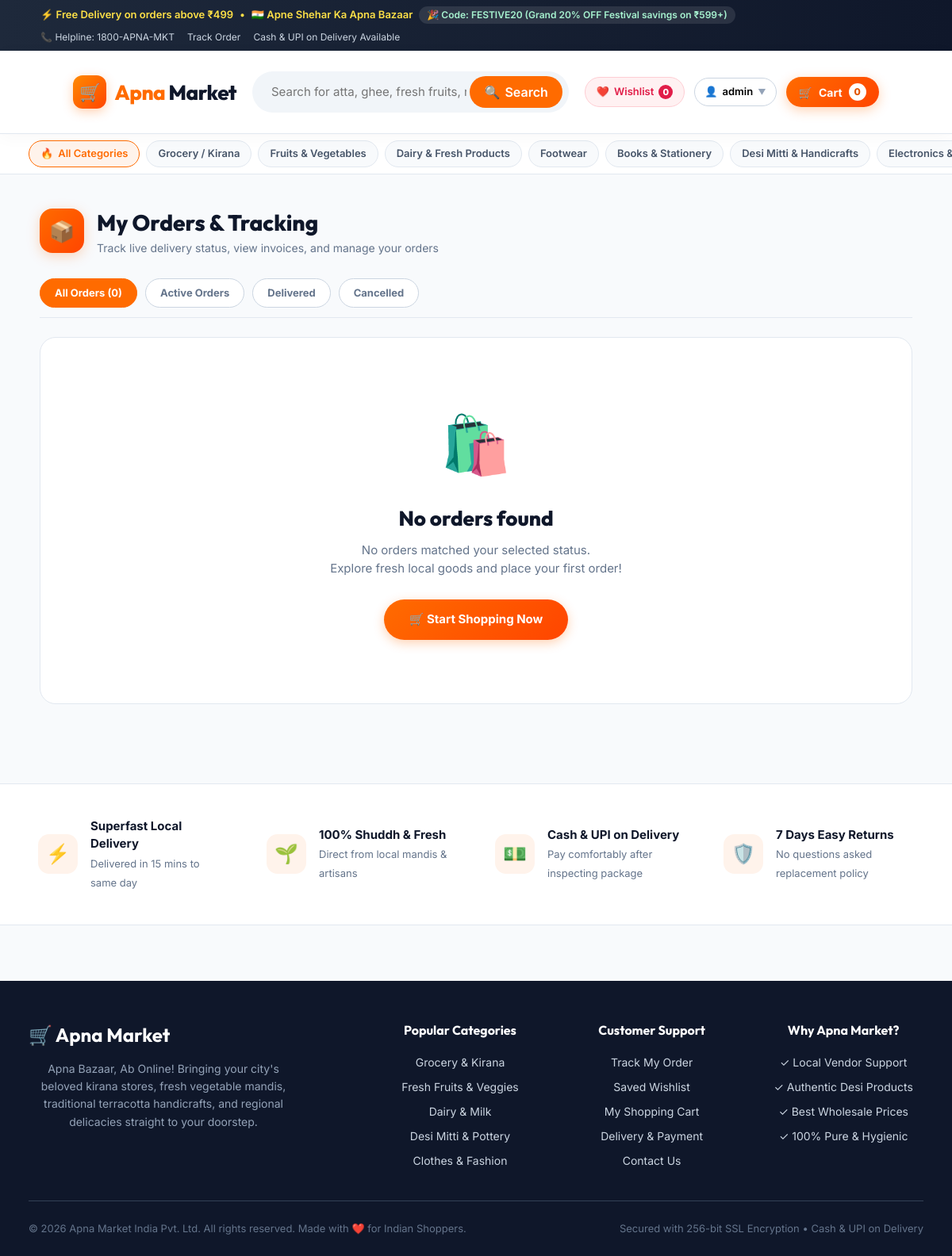
/my-orders/ (signed in), run on the app's committed database.
### store/models.py (models this page shows, shortened)
class Coupon(models.Model):
    code = models.CharField(
        max_length=30,
        unique=True
    )
    discount_percent = models.DecimalField(
        max_digits=5,
        decimal_places=2,
        default=0
    )
    discount_amount = models.DecimalField(
        max_digits=10,
        decimal_places=2,
        default=0
    )
    min_order_value = models.DecimalField(
        max_digits=10,
        decimal_places=2,
        default=0
    )
    is_active = models.BooleanField(
        default=True
    )
    description = models.CharField(
        max_length=200,
        blank=True
    )
    created_at = models.DateTimeField(
        auto_now_add=True
    )

### catalog/models.py (models this page shows, shortened)
class Category(models.Model):
    name = models.CharField(max_length=100)
    slug = models.SlugField(unique=True)
    parent = models.ForeignKey(
        "self",
        on_delete=models.CASCADE,
        blank=True,
        null=True,
        related_name="subcategories"
    )
    description = models.TextField(blank=True)
    image = models.ImageField(
        upload_to="categories/",
        blank=True,
        null=True
    )
    is_active = models.BooleanField(default=True)
    created_at = models.DateTimeField(auto_now_add=True)

### store/views.py (the view)
@login_required(login_url="/login/")
def my_orders(request):
    status_filter = request.GET.get("status", "all").strip().lower()
    orders_qs = Order.objects.filter(
        user=request.user
    ).prefetch_related(
        "items",
        "items__product"
    ).order_by("-created_at")
    if status_filter == "active":
        orders_qs = orders_qs.filter(status__in=["pending", "confirmed", "packed", "shipped"])
    elif status_filter == "delivered":
        orders_qs = orders_qs.filter(status="delivered")
    elif status_filter == "cancelled":
        orders_qs = orders_qs.filter(status="cancelled")
    orders = list(orders_qs)
    return render(
        request,
        "store/my_orders.html",
        {
            "orders": orders,
            "status_filter": status_filter,
            "total_orders_count": Order.objects.filter(user=request.user).count()
        }
    )

### store/templates/store/my_orders.html (shortened to what this page needs)
{% extends "base.html" %}
{% load static %}
{% block content %}
<div class="orders-page">
    <div class="page-header">
        <div class="page-header-icon">📦</div>
        <div>
            <h1>My Orders & Tracking</h1>
            <p>Track live delivery status, view invoices, and manage your orders</p>
        </div>
    </div>
    <div class="order-tabs-bar">
        <a href="{% url 'my_orders' %}?status=all" class="order-tab {% if status_filter == 'all' or not status_filter %}active{% endif %}">
            All Orders ({{ total_orders_count }})
        </a>
        <a href="{% url 'my_orders' %}?status=active" class="order-tab {% if status_filter == 'active' %}active{% endif %}">
            Active Orders
        </a>
        <a href="{% url 'my_orders' %}?status=delivered" class="order-tab {% if status_filter == 'delivered' %}active{% endif %}">
            Delivered
        </a>
        <a href="{% url 'my_orders' %}?status=cancelled" class="order-tab {% if status_filter == 'cancelled' %}active{% endif %}">
            Cancelled
        </a>
    </div>
    {% for order in orders %}
    <div class="order-card">
        <div class="order-head">
            <div>
                <div class="order-id">
                    Order #{{ order.id }}
                    {% if order.tracking_number %}
                        <span style="font-size: 12px; font-weight: 700; color: #ff6b00; margin-left: 8px; background: #fff3eb; padding: 2px 8px; border-radius: 4px;">
                            {{ order.tracking_number }}
                        </span>
                    {% endif %}
                </div>
                <div class="order-date">{{ order.created_at|date:"d M Y, h:i A" }}</div>
            </div>
            <div class="order-meta">
                <span style="font-size: 12px; font-weight: 600; color: #475569;">
                    Paid via: {{ order.get_payment_mode_display|default:order.payment_mode|upper }}
                </span>
                <span class="status-badge {{ order.status }}">
                    {% if order.status == "confirmed" %}✅
                    {% elif order.status == "packed" %}📦
                    {% elif order.status == "shipped" %}🚚
                    {% elif order.status == "delivered" %}🎉
                    {% elif order.status == "cancelled" %}❌
                    {% else %}⏳
                    {% endif %}
                    {{ order.get_status_display }}
                </span>
            </div>
        </div>
        {% if order.status != "cancelled" %}
            <div class="tracking-timeline">
                <div class="timeline-line"></div>
                <div class="timeline-step {% if order.status in 'confirmed,packed,shipped,delivered' %}completed{% endif %}">
                    <span class="step-dot">✓</span>
                    <span>Confirmed</span>
                </div>
                <div class="timeline-step {% if order.status in 'packed,shipped,delivered' %}completed{% elif order.status == 'confirmed' %}active{% endif %}">
                    <span class="step-dot">{% if order.status in 'packed,shipped,delivered' %}✓{% else %}2{% endif %}</span>
                    <span>Packed</span>
                </div>
                <div class="timeline-step {% if order.status in 'shipped,delivered' %}completed{% elif order.status == 'packed' %}active{% endif %}">
                    <span class="step-dot">{% if order.status in 'shipped,delivered' %}✓{% else %}3{% endif %}</span>
                    <span>Shipped</span>
                </div>
                <div class="timeline-step {% if order.status == 'delivered' %}completed{% elif order.status == 'shipped' %}active{% endif %}">
                    <span class="step-dot">{% if order.status == 'delivered' %}✓{% else %}4{% endif %}</span>
                    <span>Delivered</span>
                </div>
            </div>
        {% endif %}
        <div class="order-items">
            {% for item in order.items.all %}
            <div class="order-item-row">
                <div>
                    <div class="item-name">{{ item.product_name }}</div>
                    <div class="item-qty">Qty: {{ item.quantity|floatformat:0 }} × ₹{{ item.price }}</div>
                </div>
                <div class="item-price">₹{{ item.total_price }}</div>
            </div>
            {% endfor %}
        </div>
        <div class="order-foot">
            <div>
                <div class="order-total-label">Total Amount Paid</div>
                <div class="order-total-amount">₹{{ order.total_amount }}</div>
                <div class="delivery-info">
                    📍 Delivered to: {{ order.full_name }}, {{ order.city }}, {{ order.state }} - {{ order.pincode }}
                </div>
                {% if order.order_notes %}
                    <div style="font-size: 12px; color: #64748b; margin-top: 2px;">
                        📝 Note: {{ order.order_notes }}
                    </div>
                {% endif %}
            </div>
            <div class="order-actions">
                <a href="{% url 'order_invoice' order.id %}" target="_blank" class="btn-invoice">
                    🖨️ Tax Invoice
                </a>
                {% if order.is_cancellable %}
                    <form method="POST" action="{% url 'cancel_order' order.id %}"
                          onsubmit="return confirm('Are you sure you want to cancel Order #{{ order.id }}? Items will be returned to inventory.');">
                        {% csrf_token %}
                        <button type="submit" class="btn-cancel">Cancel Order</button>
                    </form>
                {% endif %}
            </div>
        </div>
    </div>
    {% empty %}
    <div class="empty-orders">
        <div class="empty-icon">🛍️</div>
        <h2>No orders found</h2>
        <p>No orders matched your selected status.<br>Explore fresh local goods and place your first order!</p>
        <a href="{% url 'home' %}" class="shop-now-btn">🛒 Start Shopping Now</a>
    </div>
    {% endfor %}
</div>
{% endblock %}

### templates/base.html (shortened to what this page needs)
{% load static %}
<!DOCTYPE html>
<html lang="en">
<head>
    <link rel="stylesheet" href="{% static 'store/css/style.css' %}">
</head>
<body>
    <div class="top-bar">
        <div class="top-bar-inner">
            <div class="delivery-highlight">
                <span>⚡ Free Delivery on orders above ₹499</span>
                <span>•</span>
                <span>🇮🇳 Apne Shehar Ka Apna Bazaar</span>
                {% if active_coupons %}
                    <span class="coupon-ticker">🎉 Code: {{ active_coupons.0.code }} ({{ active_coupons.0.description }})</span>
                {% endif %}
            </div>
            <div class="top-bar-links">
                <span>📞 Helpline: 1800-APNA-MKT</span>
                <a href="{% url 'my_orders' %}">Track Order</a>
                <span>Cash & UPI on Delivery Available</span>
            </div>
        </div>
    </div>
    <header class="main-header">
        <div class="header-content">
            <a href="{% url 'home' %}" class="brand-logo">
                <span class="brand-badge">🛒</span>
                <span><span class="highlight">Apna</span> Market</span>
            </a>
            <div class="search-container">
                <form class="search-form" method="GET" action="{% url 'home' %}" id="search-form">
                    <input
                        type="text"
                        name="q"
                        id="search-input"
                        placeholder="Search for atta, ghee, fresh fruits, matka, kurta, dal..."
                        value="{{ search_query|default:'' }}"
                        autocomplete="off"
                    >
                    <button type="submit">
                        <span>🔍</span>
                        <span>Search</span>
                    </button>
                </form>
            </div>
            <div class="header-actions">
                <a href="{% url 'wishlist' %}" class="wishlist-nav-btn" id="header-wishlist-btn" title="Saved Items & Wishlist">
                    <span>❤️</span>
                    <span class="wishlist-text">Wishlist</span>
                    <span class="wishlist-badge" id="wishlist-badge-count">{{ global_wishlist_count|default:"0" }}</span>
                </a>
                {% if user.is_authenticated %}
                    <div class="user-dropdown">
                        <button class="user-dropdown-btn">
                            <span>👤</span>
                            <span>{{ user.first_name|default:user.username|truncatechars:10 }}</span>
                            <span style="font-size: 10px; color: #94a3b8;">▼</span>
                        </button>
                    </div>
                {% endif %}
                <a href="{% url 'cart' %}" class="cart-nav-btn" id="header-cart-btn">
                    <span>🛒</span>
                    <span>Cart</span>
                    <span class="cart-badge" id="header-cart-count">{{ global_cart_count|default:"0" }}</span>
                </a>
            </div>
        </div>
    </header>
    <nav class="category-subnav">
        <div class="category-subnav-inner">
            <a href="{% url 'home' %}" class="cat-chip {% if not selected_category and not category %}active{% endif %}">
                <span>🔥</span> All Categories
            </a>
            {% for cat in nav_categories %}
                <a href="{% url 'category_products' cat.slug %}" class="cat-chip {% if category.slug == cat.slug or selected_category == cat.slug %}active{% endif %}">
                    {{ cat.name }}
                </a>
            {% endfor %}
        </div>
    </nav>
    <main>
        {% block content %}{% endblock %}
    </main>
    <section class="trust-banner">
        <div class="trust-grid">
            <div class="trust-card">
                <div class="trust-icon">⚡</div>
                <div>
                    <strong>Superfast Local Delivery</strong>
                    <span>Delivered in 15 mins to same day</span>
                </div>
            </div>
            <div class="trust-card">
                <div class="trust-icon">🌱</div>
                <div>
                    <strong>100% Shuddh & Fresh</strong>
                    <span>Direct from local mandis & artisans</span>
                </div>
            </div>
            <div class="trust-card">
                <div class="trust-icon">💵</div>
                <div>
                    <strong>Cash & UPI on Delivery</strong>
                    <span>Pay comfortably after inspecting package</span>
                </div>
            </div>
            <div class="trust-card">
                <div class="trust-icon">🛡️</div>
                <div>
                    <strong>7 Days Easy Returns</strong>
                    <span>No questions asked replacement policy</span>
                </div>
            </div>
        </div>
    </section>
    <footer>
        <div class="footer-inner">
            <div class="footer-brand">
                <h3>🛒 Apna Market</h3>
                <p>
                    Apna Bazaar, Ab Online! Bringing your city's beloved kirana stores, fresh vegetable mandis, traditional terracotta handicrafts, and regional delicacies straight to your doorstep.
                </p>
            </div>
            <div class="footer-col">
                <h4>Popular Categories</h4>
                <ul>
                    <li><a href="{% url 'category_products' 'grocery-kirana' %}">Grocery & Kirana</a></li>
                    <li><a href="{% url 'category_products' 'fruits-vegetables' %}">Fresh Fruits & Veggies</a></li>
                    <li><a href="{% url 'category_products' 'dairy-fresh-products' %}">Dairy & Milk</a></li>
                    <li><a href="{% url 'category_products' 'desi-mitti-handicrafts' %}">Desi Mitti & Pottery</a></li>
                    <li><a href="{% url 'category_products' 'clothes-fashion-category' %}">Clothes & Fashion</a></li>
                </ul>
            </div>
            <div class="footer-col">
                <h4>Customer Support</h4>
                <ul>
                    <li><a href="{% url 'my_orders' %}">Track My Order</a></li>
                    <li><a href="{% url 'wishlist' %}">Saved Wishlist</a></li>
                    <li><a href="{% url 'cart' %}">My Shopping Cart</a></li>
                    <li><a href="{% url 'checkout' %}">Delivery & Payment</a></li>
                    <li><a href="mailto:support@apnamarket.in">Contact Us</a></li>
                </ul>
            </div>
            <div class="footer-col">
                <h4>Why Apna Market?</h4>
                <ul>
                    <li>✓ Local Vendor Support</li>
                    <li>✓ Authentic Desi Products</li>
                    <li>✓ Best Wholesale Prices</li>
                    <li>✓ 100% Pure & Hygienic</li>
                </ul>
            </div>
        </div>
        <div class="footer-bottom">
            <div>
                © 2026 Apna Market India Pvt. Ltd. All rights reserved. Made with ❤️ for Indian Shoppers.
            </div>
            <div>
                <span>Secured with 256-bit SSL Encryption • Cash & UPI on Delivery</span>
            </div>
        </div>
    </footer>
</body>
</html>

### data on the page
Coupon: code "FESTIVE20", description "Grand 20% OFF Festival savings on ₹599+"
Category: name "Grocery / Kirana"
Category: name "Fruits & Vegetables"
Category: name "Dairy & Fresh Products"
Category: name "Footwear"
Category: name "Books & Stationery"
Category: name "Desi Mitti & Handicrafts"
Category: name "Electronics…"

### other printed values
{{ global_wishlist_count|default:"0" }} "0"
{{ user.first_name|default:user.username|truncatechars:10 }} "admin"
{{ global_cart_count|default:"0" }} "0"
{{ total_orders_count }} "0"
